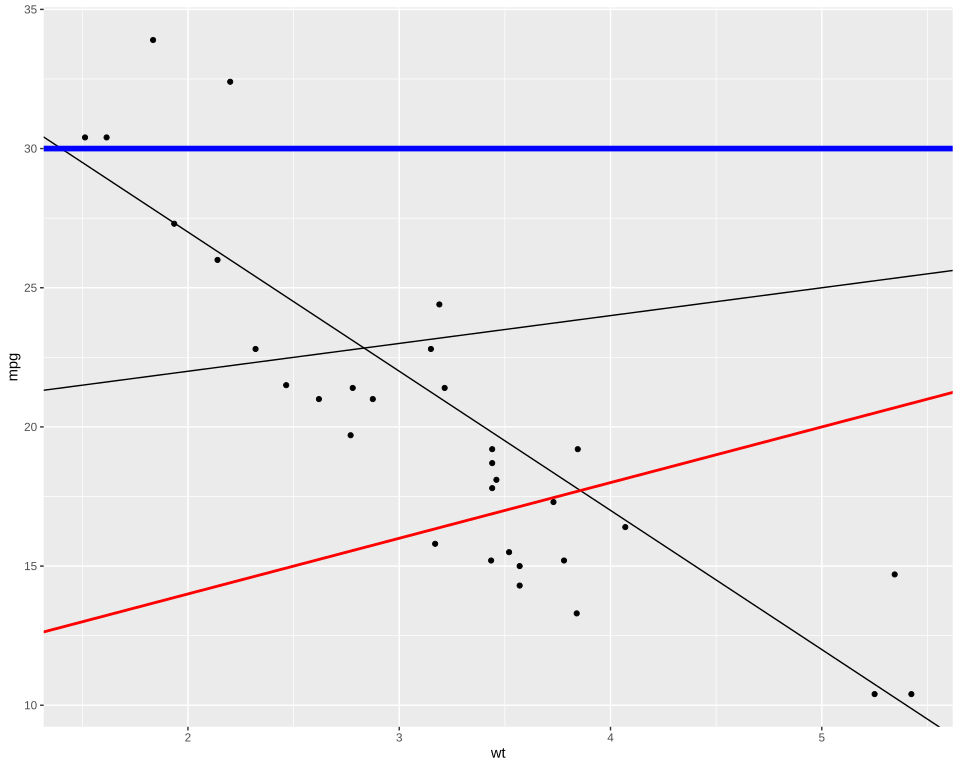

Generate this figure with R:
# The plot test/golden/abline.svg draws, drawn by ggplot2 itself, as ggplot2's own visual tests
# draw their snapshots: the independent check on that golden whenever it changes. The suite never
# runs this; it needs R, ggplot2 and vdiffr, saved as the Docker image giggly-r:ggplot2-4.0.3. From
# the repository's root:
#
#   docker run --rm -v "$PWD/test/golden":/golden:ro giggly-r:ggplot2-4.0.3 \
#     Rscript /golden/abline.R > abline.ggplot2.svg
#
# and compare the two drawings element by element, as test/golden/line_missing.R does.
#
# Diagonal lines given as values over mtcars' points: the reference page's `intercept = 37, slope
# = -5` and `intercept = 20`, its slope 1 by default, and two more each in its own colour and
# width, ended round, one of them flat, in no legend. Each runs between the panel's extents
# widened by their widths, so its ends lie far outside the clipped panel.
# First checked with ggplot2 4.0.3 and vdiffr 1.0.9: every element and clip path matches, the x
# axis drawn before the y as in test/golden/point.R.

library(ggplot2)

plot <- ggplot(mtcars, aes(wt, mpg)) + geom_point() +
  geom_abline(intercept = 37, slope = -5) +
  geom_abline(intercept = 20) +
  geom_abline(intercept = c(10, 30), slope = c(2, 0), colour = c("red", "blue"),
    linewidth = c(1, 2), lineend = "round") +
  theme_gray()

file <- tempfile(fileext = ".svg")
vdiffr::write_svg(plot, file)
cat(readLines(file), sep = "\n")
